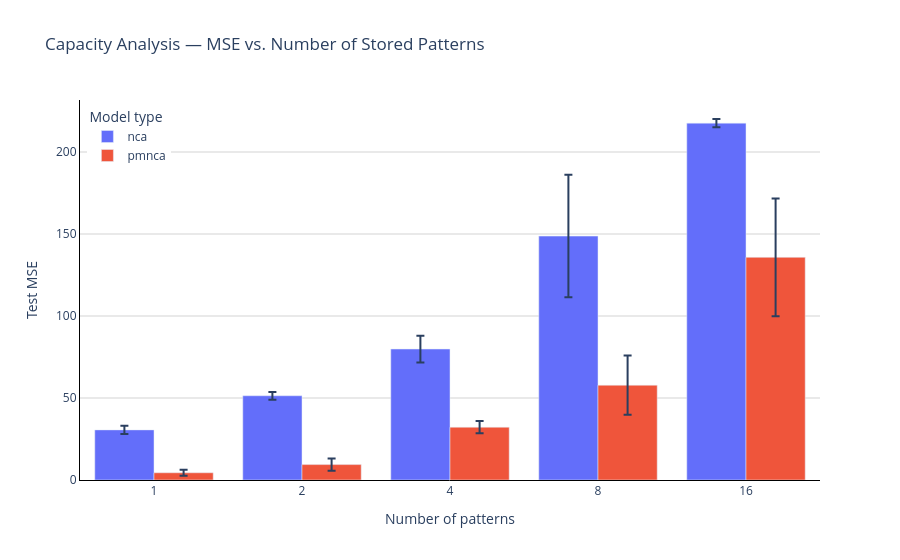

Notebook code for this chart:
### Code cell
fig_cap = px.bar(
    data_frame=cap_stats,
    x='n_patterns',
    y='mean',
    error_y='std',
    color='model_type',
    barmode='group',
    labels={
        'n_patterns': 'Number of patterns',
        'mean': 'Test MSE',
        'model_type': 'Model type',
    },
    title='Capacity Analysis — MSE vs. Number of Stored Patterns',
)

fig_cap.update_layout({
    'plot_bgcolor': 'rgba(0, 0, 0, 0)',
    'legend': {
        'yanchor': "top",
        'xanchor': "left",
        'y': 0.99,
        'x': 0.01,
    },
})
fig_cap.update_xaxes(
    showline=True, linewidth=1, linecolor='black',
    type='category',
)
fig_cap.update_yaxes(
    showline=True, linewidth=1, linecolor='black',
    showgrid=True, gridwidth=1, gridcolor='LightGray',
)

OUTPUT_CAPACITY.parent.mkdir(parents=True, exist_ok=True)
fig_cap.write_image(OUTPUT_CAPACITY, width=600, height=400)
fig_cap.show()

### Figure 1 — Plotly figure (JSON) as saved in the notebook; plotly's stock layout.template omitted (floating-point values rounded to 4 significant figures)
{"data": [{"alignmentgroup": "True", "error_y": {"array": [2.501, 2.375, 8.149, 37.35, 2.516]}, "hovertemplate": "Model type=nca<br>Number of patterns=%{x}<br>Test MSE=%{y}<extra></extra>", "legendgroup": "nca", "marker": {"color": "#636efa", "pattern": {"shape": ""}}, "name": "nca", "offsetgroup": "nca", "orientation": "v", "showlegend": true, "textposition": "auto", "type": "bar", "x": [1, 2, 4, 8, 16], "xaxis": "x", "y": [30.56, 51.36, 79.85, 148.7, 217.6], "yaxis": "y"}, {"alignmentgroup": "True", "error_y": {"array": [1.835, 3.739, 3.722, 18.09, 35.85]}, "hovertemplate": "Model type=pmnca<br>Number of patterns=%{x}<br>Test MSE=%{y}<extra></extra>", "legendgroup": "pmnca", "marker": {"color": "#EF553B", "pattern": {"shape": ""}}, "name": "pmnca", "offsetgroup": "pmnca", "orientation": "v", "showlegend": true, "textposition": "auto", "type": "bar", "x": [1, 2, 4, 8, 16], "xaxis": "x", "y": [4.4, 9.394, 32.19, 57.8, 135.8], "yaxis": "y"}], "layout": {"barmode": "group", "legend": {"title": {"text": "Model type"}, "tracegroupgap": 0, "x": 0.01, "xanchor": "left", "y": 0.99, "yanchor": "top"}, "plot_bgcolor": "rgba(0, 0, 0, 0)", "title": {"text": "Capacity Analysis — MSE vs. Number of Stored Patterns"}, "xaxis": {"anchor": "y", "domain": [0, 1], "linecolor": "black", "linewidth": 1, "showline": true, "title": {"text": "Number of patterns"}, "type": "category"}, "yaxis": {"anchor": "x", "domain": [0, 1], "gridcolor": "LightGray", "gridwidth": 1, "linecolor": "black", "linewidth": 1, "showgrid": true, "showline": true, "title": {"text": "Test MSE"}}}}
